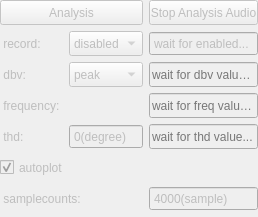
<?xml version="1.0" encoding="UTF-8"?>
<ui version="4.0">
 <class>WasapiModuleC</class>
 <widget class="QFrame" name="WasapiModuleC">
  <property name="geometry">
   <rect>
    <x>0</x>
    <y>0</y>
    <width>258</width>
    <height>217</height>
   </rect>
  </property>
  <property name="windowTitle">
   <string>Frame</string>
  </property>
  <layout class="QGridLayout" name="gridLayout">
   <property name="leftMargin">
    <number>0</number>
   </property>
   <property name="topMargin">
    <number>0</number>
   </property>
   <property name="rightMargin">
    <number>0</number>
   </property>
   <property name="bottomMargin">
    <number>0</number>
   </property>
   <item row="0" column="2" colspan="2">
    <widget class="QPushButton" name="pushButton_101">
     <property name="enabled">
      <bool>false</bool>
     </property>
     <property name="minimumSize">
      <size>
       <width>80</width>
       <height>25</height>
      </size>
     </property>
     <property name="text">
      <string>Stop Analysis Audio</string>
     </property>
    </widget>
   </item>
   <item row="3" column="0">
    <widget class="QLabel" name="label_3">
     <property name="enabled">
      <bool>false</bool>
     </property>
     <property name="text">
      <string> frequency: </string>
     </property>
    </widget>
   </item>
   <item row="2" column="1">
    <widget class="QComboBox" name="comboBox_33">
     <property name="enabled">
      <bool>false</bool>
     </property>
     <property name="sizePolicy">
      <sizepolicy hsizetype="Minimum" vsizetype="Minimum">
       <horstretch>0</horstretch>
       <verstretch>0</verstretch>
      </sizepolicy>
     </property>
     <property name="minimumSize">
      <size>
       <width>25</width>
       <height>25</height>
      </size>
     </property>
     <property name="maximumSize">
      <size>
       <width>16777215</width>
       <height>25</height>
      </size>
     </property>
     <property name="layoutDirection">
      <enum>Qt::LeftToRight</enum>
     </property>
     <property name="currentIndex">
      <number>0</number>
     </property>
     <item>
      <property name="text">
       <string>peak</string>
      </property>
     </item>
     <item>
      <property name="text">
       <string>rms</string>
      </property>
     </item>
    </widget>
   </item>
   <item row="1" column="2" colspan="2">
    <widget class="QSpinBox" name="spinBox">
     <property name="enabled">
      <bool>false</bool>
     </property>
     <property name="sizePolicy">
      <sizepolicy hsizetype="Minimum" vsizetype="Minimum">
       <horstretch>0</horstretch>
       <verstretch>0</verstretch>
      </sizepolicy>
     </property>
     <property name="minimumSize">
      <size>
       <width>0</width>
       <height>25</height>
      </size>
     </property>
     <property name="maximumSize">
      <size>
       <width>16777215</width>
       <height>25</height>
      </size>
     </property>
     <property name="wrapping">
      <bool>false</bool>
     </property>
     <property name="frame">
      <bool>true</bool>
     </property>
     <property name="buttonSymbols">
      <enum>QAbstractSpinBox::NoButtons</enum>
     </property>
     <property name="specialValueText">
      <string>wait for enabled...</string>
     </property>
     <property name="suffix">
      <string/>
     </property>
     <property name="prefix">
      <string/>
     </property>
     <property name="minimum">
      <number>0</number>
     </property>
     <property name="maximum">
      <number>0</number>
     </property>
     <property name="singleStep">
      <number>0</number>
     </property>
     <property name="stepType">
      <enum>QAbstractSpinBox::DefaultStepType</enum>
     </property>
     <property name="value">
      <number>0</number>
     </property>
    </widget>
   </item>
   <item row="2" column="0">
    <widget class="QLabel" name="label_2">
     <property name="enabled">
      <bool>false</bool>
     </property>
     <property name="text">
      <string> dbv:</string>
     </property>
    </widget>
   </item>
   <item row="5" column="0" colspan="2">
    <widget class="QCheckBox" name="checkBox_2">
     <property name="enabled">
      <bool>false</bool>
     </property>
     <property name="minimumSize">
      <size>
       <width>40</width>
       <height>25</height>
      </size>
     </property>
     <property name="maximumSize">
      <size>
       <width>16777215</width>
       <height>25</height>
      </size>
     </property>
     <property name="text">
      <string>autoplot</string>
     </property>
     <property name="checked">
      <bool>true</bool>
     </property>
    </widget>
   </item>
   <item row="2" column="2" colspan="2">
    <widget class="QLineEdit" name="lineEdit_42">
     <property name="enabled">
      <bool>false</bool>
     </property>
     <property name="sizePolicy">
      <sizepolicy hsizetype="Minimum" vsizetype="Minimum">
       <horstretch>0</horstretch>
       <verstretch>0</verstretch>
      </sizepolicy>
     </property>
     <property name="minimumSize">
      <size>
       <width>40</width>
       <height>25</height>
      </size>
     </property>
     <property name="maximumSize">
      <size>
       <width>16777215</width>
       <height>25</height>
      </size>
     </property>
     <property name="text">
      <string/>
     </property>
     <property name="readOnly">
      <bool>true</bool>
     </property>
     <property name="placeholderText">
      <string>wait for dbv value...</string>
     </property>
    </widget>
   </item>
   <item row="4" column="0">
    <widget class="QLabel" name="label_4">
     <property name="enabled">
      <bool>false</bool>
     </property>
     <property name="text">
      <string> thd: </string>
     </property>
    </widget>
   </item>
   <item row="6" column="0" colspan="2">
    <widget class="QLabel" name="label_5">
     <property name="enabled">
      <bool>false</bool>
     </property>
     <property name="text">
      <string> samplecounts: </string>
     </property>
    </widget>
   </item>
   <item row="6" column="2" colspan="2">
    <widget class="QDoubleSpinBox" name="doubleSpinBox_4">
     <property name="enabled">
      <bool>false</bool>
     </property>
     <property name="sizePolicy">
      <sizepolicy hsizetype="Minimum" vsizetype="Minimum">
       <horstretch>0</horstretch>
       <verstretch>0</verstretch>
      </sizepolicy>
     </property>
     <property name="minimumSize">
      <size>
       <width>40</width>
       <height>25</height>
      </size>
     </property>
     <property name="maximumSize">
      <size>
       <width>16777215</width>
       <height>25</height>
      </size>
     </property>
     <property name="buttonSymbols">
      <enum>QAbstractSpinBox::NoButtons</enum>
     </property>
     <property name="suffix">
      <string>(sample)</string>
     </property>
     <property name="decimals">
      <number>0</number>
     </property>
     <property name="minimum">
      <double>2000.000000000000000</double>
     </property>
     <property name="maximum">
      <double>6000.000000000000000</double>
     </property>
     <property name="singleStep">
      <double>100.000000000000000</double>
     </property>
     <property name="value">
      <double>4000.000000000000000</double>
     </property>
    </widget>
   </item>
   <item row="4" column="1">
    <widget class="QDoubleSpinBox" name="doubleSpinBox_5">
     <property name="enabled">
      <bool>false</bool>
     </property>
     <property name="sizePolicy">
      <sizepolicy hsizetype="Preferred" vsizetype="Preferred">
       <horstretch>0</horstretch>
       <verstretch>0</verstretch>
      </sizepolicy>
     </property>
     <property name="minimumSize">
      <size>
       <width>40</width>
       <height>25</height>
      </size>
     </property>
     <property name="maximumSize">
      <size>
       <width>16777215</width>
       <height>25</height>
      </size>
     </property>
     <property name="buttonSymbols">
      <enum>QAbstractSpinBox::NoButtons</enum>
     </property>
     <property name="suffix">
      <string>(degree)</string>
     </property>
     <property name="decimals">
      <number>0</number>
     </property>
     <property name="minimum">
      <double>0.000000000000000</double>
     </property>
     <property name="maximum">
      <double>20.000000000000000</double>
     </property>
     <property name="singleStep">
      <double>1.000000000000000</double>
     </property>
     <property name="value">
      <double>0.000000000000000</double>
     </property>
    </widget>
   </item>
   <item row="7" column="0" colspan="4">
    <spacer name="verticalSpacer">
     <property name="orientation">
      <enum>Qt::Vertical</enum>
     </property>
     <property name="sizeHint" stdset="0">
      <size>
       <width>20</width>
       <height>4</height>
      </size>
     </property>
    </spacer>
   </item>
   <item row="4" column="2" colspan="2">
    <widget class="QLineEdit" name="lineEdit_49">
     <property name="enabled">
      <bool>false</bool>
     </property>
     <property name="sizePolicy">
      <sizepolicy hsizetype="Minimum" vsizetype="Minimum">
       <horstretch>0</horstretch>
       <verstretch>0</verstretch>
      </sizepolicy>
     </property>
     <property name="minimumSize">
      <size>
       <width>40</width>
       <height>25</height>
      </size>
     </property>
     <property name="maximumSize">
      <size>
       <width>16777215</width>
       <height>25</height>
      </size>
     </property>
     <property name="text">
      <string/>
     </property>
     <property name="readOnly">
      <bool>true</bool>
     </property>
     <property name="placeholderText">
      <string>wait for thd value...</string>
     </property>
    </widget>
   </item>
   <item row="0" column="0" colspan="2">
    <widget class="QPushButton" name="pushButton_99">
     <property name="enabled">
      <bool>false</bool>
     </property>
     <property name="sizePolicy">
      <sizepolicy hsizetype="Minimum" vsizetype="Minimum">
       <horstretch>0</horstretch>
       <verstretch>0</verstretch>
      </sizepolicy>
     </property>
     <property name="minimumSize">
      <size>
       <width>80</width>
       <height>25</height>
      </size>
     </property>
     <property name="maximumSize">
      <size>
       <width>16777215</width>
       <height>25</height>
      </size>
     </property>
     <property name="text">
      <string>Analysis</string>
     </property>
    </widget>
   </item>
   <item row="3" column="2" colspan="2">
    <widget class="QLineEdit" name="lineEdit_47">
     <property name="enabled">
      <bool>false</bool>
     </property>
     <property name="sizePolicy">
      <sizepolicy hsizetype="Minimum" vsizetype="Minimum">
       <horstretch>0</horstretch>
       <verstretch>0</verstretch>
      </sizepolicy>
     </property>
     <property name="minimumSize">
      <size>
       <width>40</width>
       <height>25</height>
      </size>
     </property>
     <property name="maximumSize">
      <size>
       <width>16777215</width>
       <height>25</height>
      </size>
     </property>
     <property name="text">
      <string/>
     </property>
     <property name="readOnly">
      <bool>true</bool>
     </property>
     <property name="placeholderText">
      <string>wait for freq value...</string>
     </property>
    </widget>
   </item>
   <item row="1" column="1">
    <widget class="QComboBox" name="comboBox">
     <property name="enabled">
      <bool>false</bool>
     </property>
     <property name="sizePolicy">
      <sizepolicy hsizetype="Minimum" vsizetype="Minimum">
       <horstretch>0</horstretch>
       <verstretch>0</verstretch>
      </sizepolicy>
     </property>
     <property name="minimumSize">
      <size>
       <width>25</width>
       <height>25</height>
      </size>
     </property>
     <property name="maximumSize">
      <size>
       <width>16777215</width>
       <height>25</height>
      </size>
     </property>
     <item>
      <property name="text">
       <string>disabled</string>
      </property>
     </item>
     <item>
      <property name="text">
       <string>size</string>
      </property>
     </item>
     <item>
      <property name="text">
       <string>length</string>
      </property>
     </item>
    </widget>
   </item>
   <item row="1" column="0">
    <widget class="QLabel" name="label">
     <property name="enabled">
      <bool>false</bool>
     </property>
     <property name="text">
      <string> record: </string>
     </property>
    </widget>
   </item>
  </layout>
 </widget>
 <resources/>
 <connections/>
</ui>
